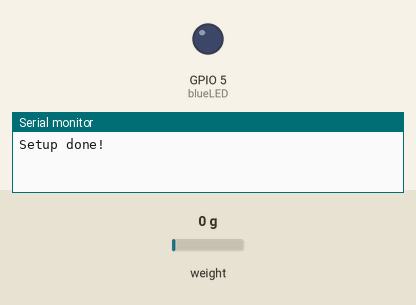
Recording of a sketch running on a simulated ESP32. Parts: output pins drawn as LEDs (lit = HIGH), the last lines printed to the serial monitor. Inputs (shaded band) come from the test bench; at power-on: weight on the scale 0 g. Nothing arrives over Bluetooth unless stated; a phone connects over Bluetooth LE 3 s after start.

Above: at 2.3 s.
2.4 s: weight on the scale set to 1250 g
At 5.0 s:
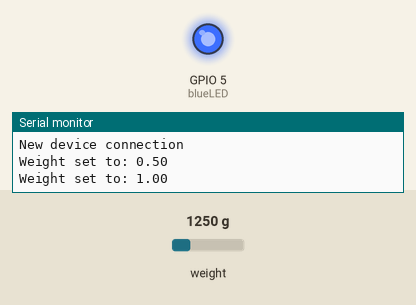
Timing chart, 0 to 6.5 s (numbered marks = the images above; inputs shaded):
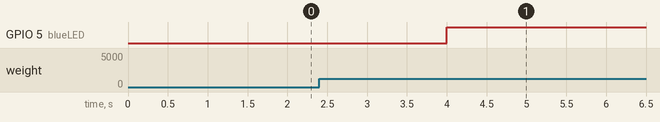

The sketch:

upscale.ino
```cpp
/*
    Michael Miller
    6/7/2020
*/

#include <BLEDevice.h>
#include <BLEUtils.h>
#include <BLEServer.h>
#include <math.h>
#include <HX711.h>

#define UUID_SERVICE_SCALE      "f52ce065-6405-4cc0-a9eb-60e04533fa48"
#define UUID_CHAR_WEIGHT        "bab027df-7e05-4358-9c2c-53596d940bef"
#define UUID_CHAR_BATTERY       "4c1a2005-a529-4574-9eed-96e7e520f9c5"
#define DEVICE_NAME "upscale"
#define DOUT 4
#define CLK 2

//
#define ALPHA .4 //weight of previous values vs current
#define SAMPLE_RATE 10 //sample rate in ms
#define SAMPLE_RESOLUTION .5

HX711 scale;

//Used to determine if new connectinon/disconnection
bool deviceConnected = false;
bool lastDeviceConnected = false;

//determined using calibration script, returns weight in grams, not related to taring
float calibration_factor = -7050;//-443;

//used for averaging and to determine whether or not to update weight
float lastWeight = 0.0;
float lastRoundedWeight = 0.0;

//built-in blue LED
int blueLED = 5;

BLECharacteristic* charWeight = NULL;
BLECharacteristic* charBattery = NULL;
BLEServer* server = NULL;

class ScaleServerCallbacks: public BLEServerCallbacks {
    void onConnect(BLEServer* pServer) {
      deviceConnected = true;
    };

    void onDisconnect(BLEServer* pServer) {
      deviceConnected = false;
    }
};

void setup() {
  // Initialize serial
  Serial.begin(115200);
  while (!Serial); //wait for serial to initialize

  //Initialize connection LED
  pinMode(blueLED, OUTPUT);
  digitalWrite(blueLED, LOW);

  // Initialize scale
  scale.begin(DOUT, CLK);
  scale.set_scale(calibration_factor);
  scale.tare();

  // Initialize BLE Server
  BLEDevice::init(DEVICE_NAME);
  server = BLEDevice::createServer();
  server->setCallbacks(new ScaleServerCallbacks());

  // Create Service
  BLEService *scaleService = server->createService(UUID_SERVICE_SCALE);

  // Create characts
  charWeight = scaleService->createCharacteristic(
    UUID_CHAR_WEIGHT,
    BLECharacteristic::PROPERTY_READ |
    BLECharacteristic::PROPERTY_NOTIFY);

  charBattery = scaleService->createCharacteristic(
    UUID_CHAR_BATTERY,
    BLECharacteristic::PROPERTY_READ |
    BLECharacteristic::PROPERTY_NOTIFY);

  float weight = scale.get_units();
  float bat = .77; //placeholder for battery level
  charWeight->setValue(weight);
  charBattery->setValue(bat);

  scaleService->start();
  // BLEAdvertising *pAdvertising = pServer->getAdvertising();  // this still is working for backward compatibility
  BLEAdvertising *pAdvertising = BLEDevice::getAdvertising();
  pAdvertising->addServiceUUID(UUID_SERVICE_SCALE);
  pAdvertising->setScanResponse(true);
  //pAdvertising->setMinPreferred(0x06);  // functions that help with iPhone connections issue
  pAdvertising->setMinPreferred(0x12);
  BLEDevice::startAdvertising();
  Serial.println("Setup done!");
}

void loop() {
  if (deviceConnected) {
    if (!lastDeviceConnected) {
      Serial.println("New device connection");
      digitalWrite(blueLED, HIGH);
      lastDeviceConnected = true;
    }
    float weight = scale.get_units();
    //get running average weight
    lastWeight = weight * ALPHA + lastWeight * (1 - ALPHA);

    float roundedWeight = floorf(lastWeight / SAMPLE_RESOLUTION) * SAMPLE_RESOLUTION;

    // Only send update if weight has changed
    if (roundedWeight != lastRoundedWeight) {
      charWeight->setValue(roundedWeight);
      charWeight->notify();
      lastRoundedWeight = roundedWeight;
      Serial.print("Weight set to: ");
      Serial.println(roundedWeight);
    }
    delay(SAMPLE_RATE);
  }
   //No device
  else {
    if (lastDeviceConnected) {
      Serial.println("New device disconnection");
      digitalWrite(blueLED, LOW);
      delay(500); // give the bluetooth stack the chance to get things ready
      server->startAdvertising(); // restart advertising
      Serial.println("start advertising");
      lastDeviceConnected = false;
    }
    //Delay when no device is present
    delay(100);
  }
}
```
